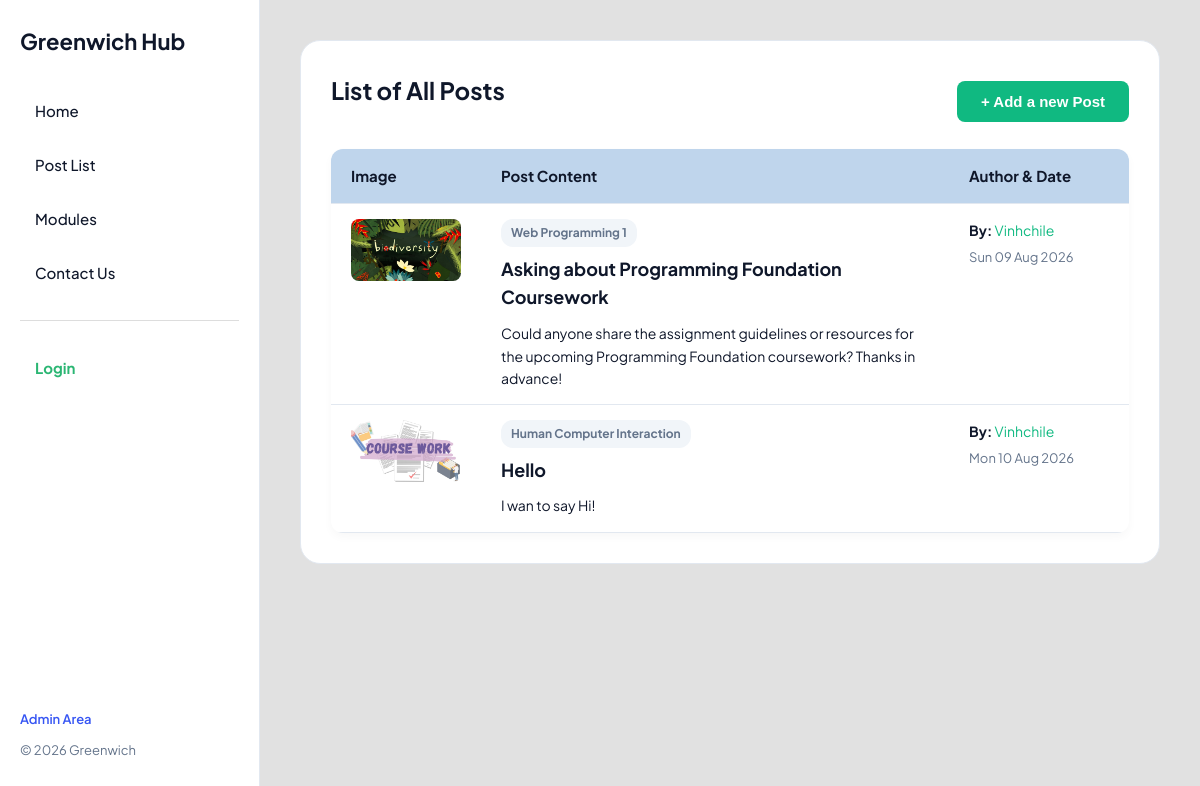
/posts.php, run on the app's committed database.
### tables this page shows
CREATE TABLE `posts` (
  `post_id` int(11) NOT NULL,
  `title` varchar(255) NOT NULL,
  `CONTENT` text NOT NULL,
  `IMAGE_PATH` varchar(255) DEFAULT NULL,
  `post_date` date NOT NULL DEFAULT curdate(),
  `user_id` int(11) DEFAULT NULL,
  `module_id` int(11) DEFAULT NULL
);

CREATE TABLE `modules` (
  `module_id` int(11) NOT NULL,
  `module_code` varchar(20) NOT NULL,
  `module_name` varchar(150) NOT NULL
);

CREATE TABLE `users` (
  `user_id` int(11) NOT NULL,
  `username` varchar(50) NOT NULL,
  `user_email` varchar(100) NOT NULL,
  `user_password` varchar(255) NOT NULL
);

### posts.php (called while the page is built, shortened)
<?php
try{
    include 'includes/DatabaseConnection.php';
    include 'includes/DatabaseFunctions.php';
    $posts = allPosts($pdo);
    include 'templates/posts.html.php';
    $output = ob_get_clean();
} catch (PDOException $e) {
    $title = 'An error has occured';
    $output = 'Database Error:' . $e->getMessage();
}
include 'templates/layout.html.php';

### includes/DatabaseFunctions.php (called while the page is built, shortened)
<?php
function query($pdo, $sql, $parameters = []) {
    $query = $pdo->prepare($sql);
    $query->execute($parameters);
    return $query;
}
function allPosts($pdo) {
    $sql = 'SELECT posts.post_id, posts.title, posts.CONTENT AS content, posts.IMAGE_PATH AS image_path, posts.post_date, posts.user_id, users.username, users.user_email, modules.module_name            FROM posts
            LEFT JOIN users ON posts.user_id = users.user_id
            LEFT JOIN modules ON posts.module_id = modules.module_id';
    $posts = query($pdo, $sql);
    return $posts->fetchAll();
}

### templates/posts.html.php (the view, shortened to what this page needs)
<div class="welcome-home-page" style="padding: 30px;">
    <div style="display: flex; justify-content: space-between; align-items: flex-start; margin-bottom: 20px;">
    <h2>List of All Posts</h2>
    <a href="addpost.php">
        <button type="button">+ Add a new Post</button>
    </a>
</div>
<?php if (isset($error)): ?>
    <div class="errors">
        <p><?= $error ?></p>
    </div>
<?php else: ?>
    <table class="data-table">
        <thead>
            <tr>
                <th style="width: 150px;">Image</th>
                <th>Post Content</th>
                <th style="width: 180px;">Author & Date</th>
            </tr>
        </thead>
        <tbody>
            <?php foreach ($posts as $post): ?>
            <tr>
                <td>
                    <?php if (!empty($post['image_path'])):
                        $img_dir = !empty($isAdmin) ? '../images/' : 'images/';
                    ?>
                        <img src="<?= $img_dir ?><?= htmlspecialchars($post['image_path'], ENT_QUOTES, 'UTF-8') ?>" alt="Post Image" style="width: 100%; border-radius: 8px; object-fit: cover;" />
                    <?php else: ?>
                        <span style="color: var(--text-muted); font-style: italic;">No image</span>
                    <?php endif; ?>
                </td>
                <td>
                    <div style="display: inline-block; background: #f1f5f9; padding: 4px 10px; border-radius: 12px; font-size: 12px; font-weight: bold; color: var(--text-muted); margin-bottom: 8px;">
                        <?= htmlspecialchars($post['module_name'] ?? 'General', ENT_QUOTES, 'UTF-8') ?>
                    </div>
                    <div style="font-weight: 700; font-size: 18px; margin-bottom: 10px; color: var(--text-main);">
                        <?= htmlspecialchars($post['title'], ENT_QUOTES, 'UTF-8') ?>
                    </div>
                    <div style="color: var(--text-main); line-height: 1.6; font-size: 14px;">
                        <?= nl2br(htmlspecialchars($post['content'] ?? '', ENT_QUOTES, 'UTF-8')) ?>
                    </div>
                </td>
                <td>
                    <div style="font-size: 14px; margin-bottom: 5px;">
                        <strong>By:</strong> <a href="mailto:<?= htmlspecialchars($post['email'] ?? '', ENT_QUOTES, 'UTF-8'); ?>" style="color: var(--primary); text-decoration: none;">
                        <?= htmlspecialchars($post['username'] ?? 'Anonymous', ENT_QUOTES, 'UTF-8'); ?></a>
                    </div>
                    <div style="font-size: 13px; color: var(--text-muted);">
                        <?php $display_date = date('D d M Y', strtotime($post['post_date'])); ?>
                        <?= htmlspecialchars($display_date, ENT_QUOTES, 'UTF-8') ?>
                    </div>
                </td>
            </tr>
            <?php endforeach; ?>
        </tbody>
    </table>
<?php endif; ?>
</div>

### templates/layout.html.php (shortened to what this page needs)
<!DOCTYPE html>
<html lang="en">
<head>
    <link rel="stylesheet" href="style.css">
</head>
<body>
    <div class="app-container">
        <aside class="sidebar">
            <div class="sidebar-header">
                <h1>Greenwich Hub</h1>
            </div>
            <nav class="sidebar-nav">
                <ul>
                    <li><a href="index.php">Home</a></li>
                    <li><a href="posts.php">Post List</a></li>
                    <li><a href="modules.php">Modules</a></li>
                    <li><a href="contact.php">Contact Us</a></li>
                    <hr style="margin: 15px 0; border: 0; border-top: 1px solid #ddd;">
                    <?php if(isset($_SESSION['user_id'])): ?>
                        <li style="padding: 10px 15px; color: #555;">Hello, <b><?= htmlspecialchars($_SESSION['username'], ENT_QUOTES, 'UTF-8') ?></b></li>
                        <li><a href="logout.php" style="color: red;">Log out</a></li>
                    <?php else: ?>
                        <li><a href="userlogin.php" style="color: #2bb673; font-weight: bold;">Login</a></li>
                    <?php endif; ?>
                </ul>
            </nav>
            <div class="sidebar-footer">
                <a href="admin/login/login.html" class="admin-link">Admin Area</a>
                <p>&copy; 2026 Greenwich</p>
            </div>
        </aside>
        <main class="main-content">
            <?=$output?>
        </main>
    </div>
</body>
</html>

### style.css (style rules this page uses)
:root { --primary: #10b981; --primary-dark: #059669; --bg-body: #e1e1e1; --bg-sidebar: #ffffff; --text-main: #0f172a; --text-muted: #64748b; --border-color: #e2e8f0; --sidebar-width: 260px; }
* { margin: 0; padding: 0; box-sizing: border-box; }
body { font-family: 'Plus Jakarta Sans', sans-serif; background-color: var(--bg-body); color: var(--text-main); line-height: 1.6; font-size: 15px; }
.app-container { display: flex; min-height: 100vh; }
.sidebar { width: var(--sidebar-width); background-color: var(--bg-sidebar); border-right: 1px solid var(--border-color); display: flex; flex-direction: column; position: fixed; height: 100vh; padding: 24px 20px; }
.sidebar-header { margin-bottom: 30px; }
.sidebar-header h1 { font-size: 22px; font-weight: 700; color: var(--text-main); }
.sidebar-nav { flex: 1; }
.sidebar-nav ul { list-style: none; display: flex; flex-direction: column; gap: 10px; }
.sidebar-nav a { text-decoration: none; color: var(--text-main); font-weight: 500; display: block; padding: 10px 15px; border-radius: 8px; }
.sidebar-footer { margin-top: auto; font-size: 13px; color: var(--text-muted); }
.sidebar-footer .admin-link { display: block; margin-bottom: 10px; color: #3655f3; text-decoration: none; font-weight: 600; }
.main-content { flex: 1; margin-left: var(--sidebar-width); padding: 40px; }
.welcome-home-page { border: 1px solid var(--border-color); width: 100%; border-radius: 20px; background-color: #ffffff; }
h2 { font-size: 24px; margin-bottom: 20px; }
p { margin-bottom: 15px; }
input[type="submit"], button { background-color: var(--primary); color: #ffffff; border: none; padding: 12px 24px; border-radius: 8px; cursor: pointer; font-weight: 600; font-size: 15px; margin-top: 10px; }
.data-table { width: 100%; border-collapse: collapse; background: white; border-radius: 12px; overflow: hidden; box-shadow: 0 4px 10px rgba(0,0,0,0.03); }
.data-table thead { background: #bfd5ec; text-align: left; }
.data-table th, .data-table td { padding: 15px 20px; border-bottom: 1px solid #e2e8f0; vertical-align: top; }

### data on the page
posts: IMAGE_PATH (picture), module.module_name "Web Programming 1", title "Asking about Programming Foundation Coursework", CONTENT "Could anyone share the assignment guidelines or resources for the upcoming Programming Foundation coursework? Thanks in advance!", user.username "Vinhchile", post_date "Sun 09 Aug 2026"
posts: IMAGE_PATH (picture), module.module_name "Human Computer Interaction", title "Hello", CONTENT "I wan to say Hi!", user.username "Vinhchile", post_date "Mon 10 Aug 2026"
